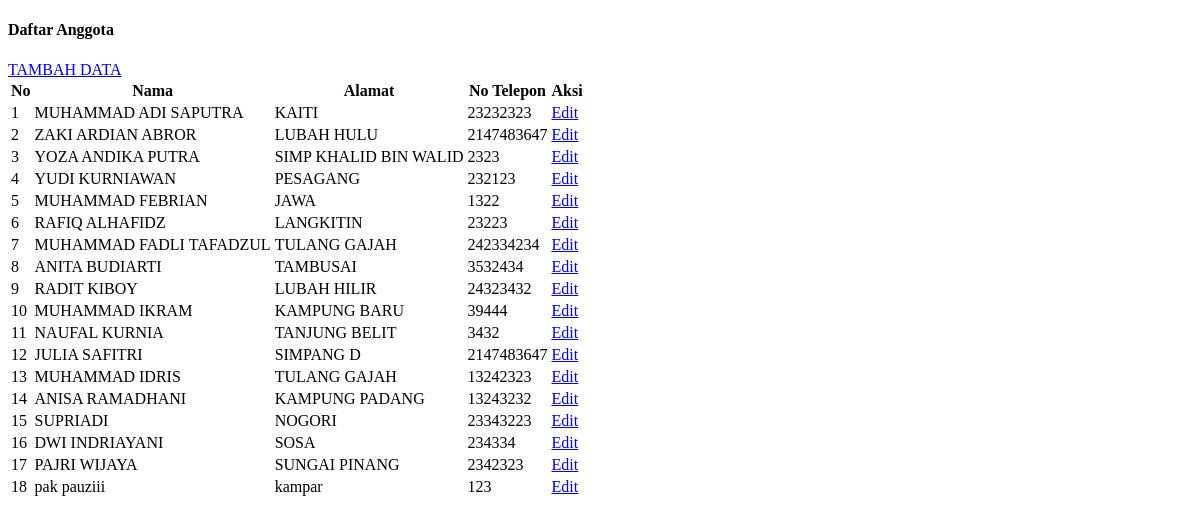
Page /page/anggota/index.php on the earlier database version.
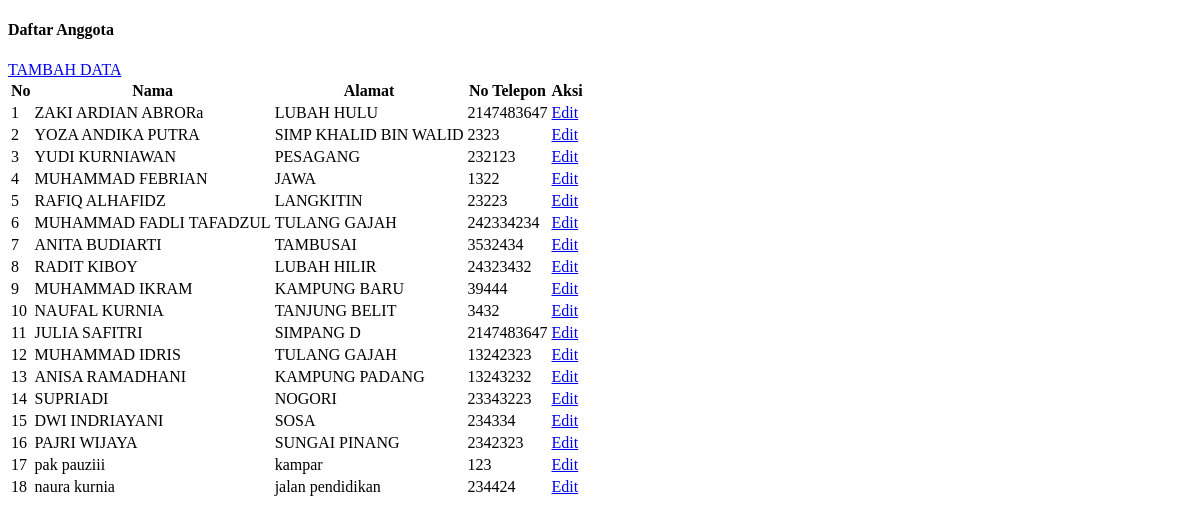
Same page on the later database version.
### tables this page shows
CREATE TABLE `anggota` (
  `id_anggota` int(100) NOT NULL,
  `nama_anggota` varchar(100) NOT NULL,
  `alamat` varchar(100) NOT NULL,
  `no_telpon` int(100) NOT NULL
);

### database/class/anggota.php (called while the page is built, shortened)
<?php
    class Anggota {
        private $db;
        private static $instance = null;
    public function __construct($db_conn) {
        $this->db = $db_conn;
    }
    public static function getInstance($pdo) {
        if (self::$instance == null) {
            self::$instance = new Anggota($pdo);
        }
        return self::$instance;
    }
    public function getAll() {
        try {
            $stmt = $this->db->prepare("SELECT * FROM anggota");
            $stmt->execute();
            $data = $stmt->fetchAll(PDO::FETCH_ASSOC);
            return $data;
        } catch (PDOException $error) {
            echo $error->getMessage();
            return false;
        }
    }
}
?>

### page/anggota/index.php (the view, shortened to what this page needs)
<!DOCTYPE html>
<html lang="en">
<head>
</head>
<body>
  <div class="container mt-5">
    <div class="card">
      <div class="card-header text-center">
        <h4 class="mb-0">Daftar Anggota</h4>
      </div>
      <div class="card-body">
        <a href="index.php?page=anggota&act=create" class="btn btn-info mb-3">TAMBAH DATA</a>
        <table class="table table-striped table-bordered table-hover text-center" id="dataTables-example">
          <thead class="thead-light">
            <tr class="text-center">
              <th scope="col" class="font-weight-bold">No</th>
              <th scope="col" class="font-weight-bold">Nama</th>
              <th scope="col" class="font-weight-bold">Alamat</th>
              <th scope="col" class="font-weight-bold">No Telepon</th>
              <th scope="col" class="font-weight-bold">Aksi</th>
            </tr>
          </thead>
          <tbody>
            <?php
              require_once 'database/koneksi.php';
              require_once 'database/class/anggota.php';
              $pdo = dataBase::connect();
              $anggota = Anggota::getInstance($pdo);
              $dataAnggota = $anggota->getAll();
              $no = 1;
              foreach ($dataAnggota as $row) {
            ?>
              <tr>
                <td class="text-center"><?php echo $no++ ?></td>
                <td><?php echo htmlspecialchars($row['nama_anggota']); ?></td>
                <td><?php echo htmlspecialchars($row['alamat']); ?></td>
                <td><?php echo htmlspecialchars($row['no_telpon']); ?></td>
                <td class="text-center">
                  <a href="index.php?page=anggota&act=update&id_anggota=<?php echo $row['id_anggota'] ?>" class="btn btn-info btn-sm">Edit</a>
                </td>
              </tr>
            <?php
              }
            ?>
          </tbody>
        </table>
      </div>
</body>
</html>

Differences in the rows shown:
removed anggota: nama_anggota "MUHAMMAD ADI SAPUTRA", alamat "KAITI", no_telpon "23232323"
changed anggota "LUBAH HULU": nama_anggota "ZAKI ARDIAN ABROR" → "ZAKI ARDIAN ABRORa"
added anggota: nama_anggota "naura kurnia", alamat "jalan pendidikan", no_telpon "234424"
